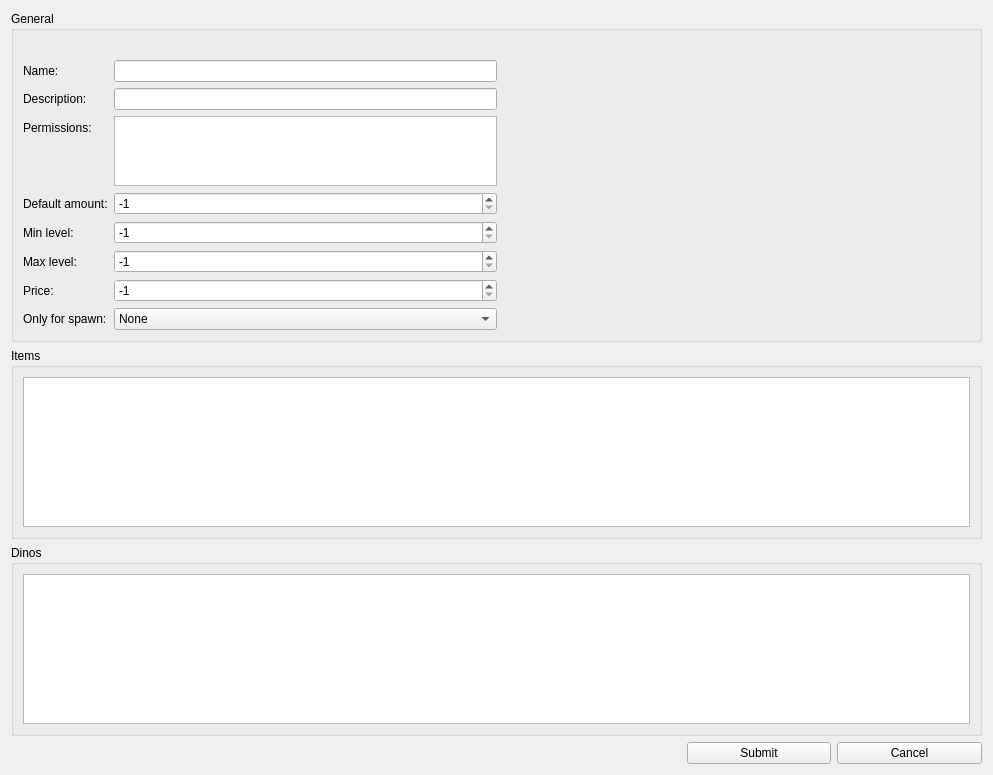
<?xml version="1.0" encoding="UTF-8"?>
<ui version="4.0">
 <class>EditKitWidget</class>
 <widget class="QWidget" name="EditKitWidget">
  <property name="geometry">
   <rect>
    <x>0</x>
    <y>0</y>
    <width>993</width>
    <height>775</height>
   </rect>
  </property>
  <property name="windowTitle">
   <string>Edit kit</string>
  </property>
  <layout class="QGridLayout" name="gridLayout">
   <item row="0" column="0">
    <layout class="QVBoxLayout" name="verticalLayout" stretch="30,35,35">
     <item>
      <widget class="QGroupBox" name="groupBox_3">
       <property name="title">
        <string>General</string>
       </property>
       <layout class="QGridLayout" name="gridLayout_4">
        <item row="1" column="0">
         <layout class="QHBoxLayout" name="horizontalLayout_2">
          <property name="sizeConstraint">
           <enum>QLayout::SetDefaultConstraint</enum>
          </property>
          <item>
           <layout class="QFormLayout" name="formLayout_2">
            <item row="0" column="0">
             <widget class="QLabel" name="nameLbl">
              <property name="text">
               <string>Name:</string>
              </property>
             </widget>
            </item>
            <item row="0" column="1">
             <widget class="QLineEdit" name="nameEdit"/>
            </item>
            <item row="1" column="0">
             <widget class="QLabel" name="descLbl">
              <property name="text">
               <string>Description:</string>
              </property>
             </widget>
            </item>
            <item row="1" column="1">
             <widget class="QLineEdit" name="descEdit"/>
            </item>
            <item row="2" column="0">
             <widget class="QLabel" name="permissionsLbl">
              <property name="text">
               <string>Permissions:</string>
              </property>
             </widget>
            </item>
            <item row="2" column="1">
             <widget class="QTextEdit" name="permsEdit"/>
            </item>
            <item row="3" column="0">
             <widget class="QLabel" name="defAmountLbl">
              <property name="text">
               <string>Default amount:</string>
              </property>
             </widget>
            </item>
            <item row="3" column="1">
             <widget class="QSpinBox" name="defAmountSpin">
              <property name="minimum">
               <number>-1</number>
              </property>
              <property name="maximum">
               <number>100000</number>
              </property>
              <property name="value">
               <number>-1</number>
              </property>
             </widget>
            </item>
            <item row="4" column="0">
             <widget class="QLabel" name="minLevelLbl">
              <property name="text">
               <string>Min level:</string>
              </property>
             </widget>
            </item>
            <item row="4" column="1">
             <widget class="QSpinBox" name="minLevelSpin">
              <property name="minimum">
               <number>-1</number>
              </property>
              <property name="maximum">
               <number>100000</number>
              </property>
              <property name="value">
               <number>-1</number>
              </property>
             </widget>
            </item>
            <item row="5" column="0">
             <widget class="QLabel" name="maxLevelLbl">
              <property name="text">
               <string>Max level:</string>
              </property>
             </widget>
            </item>
            <item row="5" column="1">
             <widget class="QSpinBox" name="maxLevelSpin">
              <property name="minimum">
               <number>-1</number>
              </property>
              <property name="maximum">
               <number>100000</number>
              </property>
              <property name="value">
               <number>-1</number>
              </property>
             </widget>
            </item>
            <item row="6" column="0">
             <widget class="QLabel" name="priceLbl">
              <property name="text">
               <string>Price:</string>
              </property>
             </widget>
            </item>
            <item row="6" column="1">
             <widget class="QSpinBox" name="priceSpin">
              <property name="minimum">
               <number>-1</number>
              </property>
              <property name="maximum">
               <number>100000</number>
              </property>
              <property name="value">
               <number>-1</number>
              </property>
             </widget>
            </item>
            <item row="7" column="0">
             <widget class="QLabel" name="spawnLbl">
              <property name="text">
               <string>Only for spawn:</string>
              </property>
             </widget>
            </item>
            <item row="7" column="1">
             <widget class="QComboBox" name="spawnCombo">
              <item>
               <property name="text">
                <string>None</string>
               </property>
              </item>
              <item>
               <property name="text">
                <string>True</string>
               </property>
              </item>
              <item>
               <property name="text">
                <string>False</string>
               </property>
              </item>
             </widget>
            </item>
           </layout>
          </item>
         </layout>
        </item>
        <item row="1" column="1">
         <spacer name="horizontalSpacer_2">
          <property name="orientation">
           <enum>Qt::Horizontal</enum>
          </property>
          <property name="sizeHint" stdset="0">
           <size>
            <width>40</width>
            <height>20</height>
           </size>
          </property>
         </spacer>
        </item>
        <item row="0" column="0">
         <widget class="QLabel" name="errorLabel">
          <property name="text">
           <string/>
          </property>
         </widget>
        </item>
       </layout>
      </widget>
     </item>
     <item>
      <widget class="QGroupBox" name="groupBox_2">
       <property name="title">
        <string>Items</string>
       </property>
       <layout class="QGridLayout" name="gridLayout_3">
        <item row="0" column="0">
         <widget class="QTableWidget" name="itemsTable"/>
        </item>
       </layout>
      </widget>
     </item>
     <item>
      <widget class="QGroupBox" name="groupBox">
       <property name="title">
        <string>Dinos</string>
       </property>
       <layout class="QGridLayout" name="gridLayout_2">
        <item row="0" column="0">
         <widget class="QTableWidget" name="dinosTable"/>
        </item>
       </layout>
      </widget>
     </item>
    </layout>
   </item>
   <item row="1" column="0">
    <layout class="QHBoxLayout" name="horizontalLayout" stretch="70,15,15">
     <item>
      <spacer name="spacer">
       <property name="orientation">
        <enum>Qt::Horizontal</enum>
       </property>
       <property name="sizeHint" stdset="0">
        <size>
         <width>40</width>
         <height>20</height>
        </size>
       </property>
      </spacer>
     </item>
     <item>
      <widget class="QPushButton" name="submitBtn">
       <property name="text">
        <string>Submit</string>
       </property>
      </widget>
     </item>
     <item>
      <widget class="QPushButton" name="cancelBtn">
       <property name="text">
        <string>Cancel</string>
       </property>
      </widget>
     </item>
    </layout>
   </item>
  </layout>
 </widget>
 <resources/>
 <connections/>
</ui>
